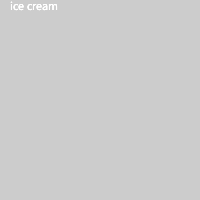
Frame 1 (no input)
Frame 60 (the mouse pressed at the canvas centre just before this capture): identical to frame 1, image omitted
Frame 120 (the mouse held since frame 60 and released just before this capture): identical to frame 1, image omitted

The Processing sketch that drew this single still picture (run headless with seeded random() and noise(); from frame 60 on, the mouse is pressed at the canvas centre):

// Processing sketch: sketch_180908f
// ── sketch_180908f.pde
void setup(){
  for (int x = 2; x <= 5; x++){
text("ice cream ", 10+ X, 10);}

size(200,200);
}


void draw(){


}
